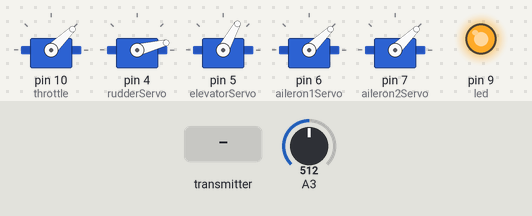
Bench run of a sketch on a simulated Arduino Uno, built with avr-gcc and run on an emulated ATmega328P. Parts: 5 × servo, output pins drawn as LEDs (lit = HIGH). The test bench sets the inputs (shaded band); at power-on: A3 = 512. No radio packets arrive unless stated.

Above: at 1.2 s.
1.3 s: A3 set to 738
2.8 s: A3 set to 761
At 4.0 s:
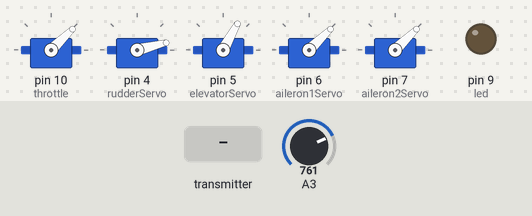
4.3 s: the transmitter starts sending j2PotX = 0
At 5.3 s:
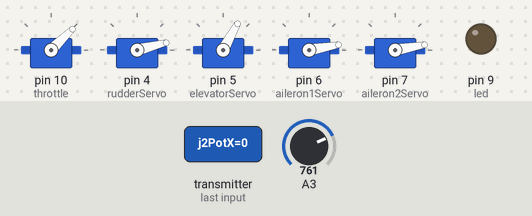
5.8 s: A3 set to 0
At 6.3 s:
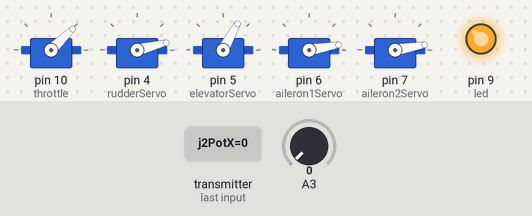
7.3 s: the transmitter starts sending j1PotX = 0
At 7.6 s:
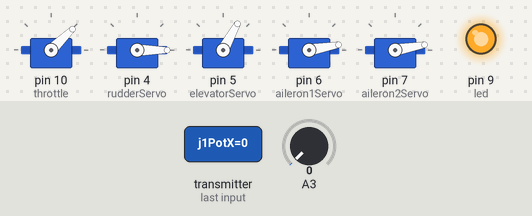
Timing chart, 0 to 9.8 s (numbered marks = the images above; inputs shaded):
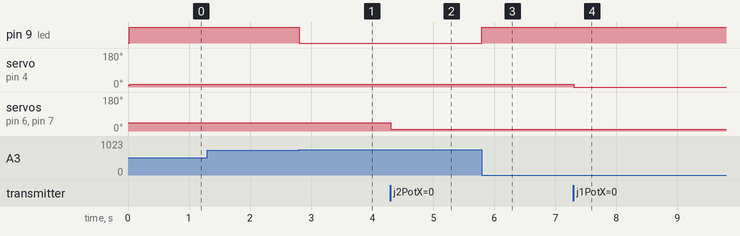

The sketch:

flight1.ino
```cpp
#include <SPI.h>
#include <nRF24L01.h>
#include <RF24.h>
#include <Servo.h>
#define led 9
RF24 radio(3, 2);   // nRF24L01 (CE, CSN)
const byte address[6] = "00001";
unsigned long lastReceiveTime = 0;
unsigned long currentTime = 0;
Servo throttle;  // create servo object to control the ESC
Servo rudderServo;
Servo elevatorServo;
Servo aileron1Servo;
Servo aileron2Servo;
int throttleValue, rudderValue, elevatorValue, aileron1Value, aileron2Value, travelAdjust;
// Max size of this struct is 32 bytes - NRF24L01 buffer limit
struct Data_Package {
  byte j1PotX;
  byte j1PotY;
  byte j1Button;
  byte j2PotX;
  byte j2PotY;
  byte j2Button;
  byte pot1;
  byte pot2;
  byte tSwitch1;
  byte tSwitch2;
  byte button1;
  byte button2;
  byte button3;
  byte button4;
};
Data_Package data; //Create a variable with the above structure
void setup() {
  Serial.begin(9600);
  radio.begin();
  radio.openReadingPipe(0, address);
  radio.setAutoAck(false);
  radio.setDataRate(RF24_250KBPS);
  radio.setPALevel(RF24_PA_MAX);
  radio.startListening(); //  Set the module as receiver
  resetData();
  throttle.attach(10);
  rudderServo.attach(4);   // CH1
  elevatorServo.attach(5); // CH2
  aileron1Servo.attach(6); // CH3
  aileron2Servo.attach(7); // CH4
  pinMode(led, OUTPUT);    // CH6
}
void loop() {
  // Check whether we keep receving data, or we have a connection between the two modules
  currentTime = millis();
  if ( currentTime - lastReceiveTime > 1000 ) { // If current time is more then 1 second since we have recived the last data, that means we have lost connection
    resetData(); // If connection is lost, reset the data. It prevents unwanted behavior, for example if a drone jas a throttle up, if we lose connection it can keep flying away if we dont reset the function
  }
  // Check whether there is data to be received
  if (radio.available()) {
    radio.read(&data, sizeof(Data_Package)); // Read the whole data and store it into the 'data' structure
    lastReceiveTime = millis(); // At this moment we have received the data
  }
  // Controlling throttle - brushless motor with ESC
  throttleValue = constrain(data.j1PotY, 80, 255); // Joysticks stays in middle. So we only need values the upper values from 130 to 255
  throttleValue = map(throttleValue, 80, 255, 1000, 2000);
  throttle.writeMicroseconds(throttleValue);
  // Adjusting the servos responsiveness
  travelAdjust = map(data.pot2, 0, 255, 0, 25);

  // Elevator control
  elevatorValue = map(data.j2PotY, 0, 255, (85 - travelAdjust), (35 + travelAdjust));
  elevatorServo.write(elevatorValue);

  // Ailerons control
  aileron1Value = map(data.j2PotX, 0, 255, (10 + travelAdjust), (80 - travelAdjust));
  aileron1Servo.write(aileron1Value);
  aileron2Servo.write(aileron1Value);
  // Rudder trimming function
  if (data.j1PotX > 127) {
    rudderValue = data.pot1 + (data.j1PotX - 127);
  }
  if (data.j1PotX < 127) {
    rudderValue = data.pot1 - (127 - data.j1PotX);
  }
  // Rudder control
  rudderValue = map(rudderValue, 0, 255, (10 + travelAdjust), (90 - travelAdjust));
  rudderServo.write(rudderValue);
  // Monitor the battery voltage
  int sensorValue = analogRead(A3);
  float voltage = sensorValue * (5.00 / 1023.00) * 3; // Convert the reading values from 5v to suitable 12V i
  // If voltage is below 11V turn on the LED
  if (voltage < 11) {
    digitalWrite(led, HIGH);
  }
  else {
    digitalWrite(led, LOW);
  }
}
void resetData() {
  // Reset the values when there is no radio connection - Set initial default values
  data.j1PotX = 127;
  data.j1PotY = 80; // Motors stops // the central point of the joystick is not starting point for the throttle, its at value of 80 instead of 127
  data.j2PotX = 127;
  data.j2PotY = 127;
  data.j1Button = 1;
  data.j2Button = 1;
  data.pot1 = 1;
  data.pot2 = 1;
  data.tSwitch1 = 1;
  data.tSwitch2 = 1;
  data.button1 = 1;
  data.button2 = 1;
  data.button3 = 1;
  data.button4 = 1;
}
```

Measured:
- the behaviour switches between 750 and 751 on A3 (found by bisection; images 0 and 1)
- after the input at 1.3 s, every drawn part: stays the same
- after the input at 2.8 s, pin 9 (led): HIGH → LOW at once
- after the input at 4.3 s, servo on pin 6 (aileron1Servo), servo on pin 7 (aileron2Servo): 44° → 10° at once
- after the input at 5.8 s, pin 9 (led): LOW → HIGH at once
- after the input at 7.3 s, servo on pin 4 (rudderServo): 14° → 0° at once
